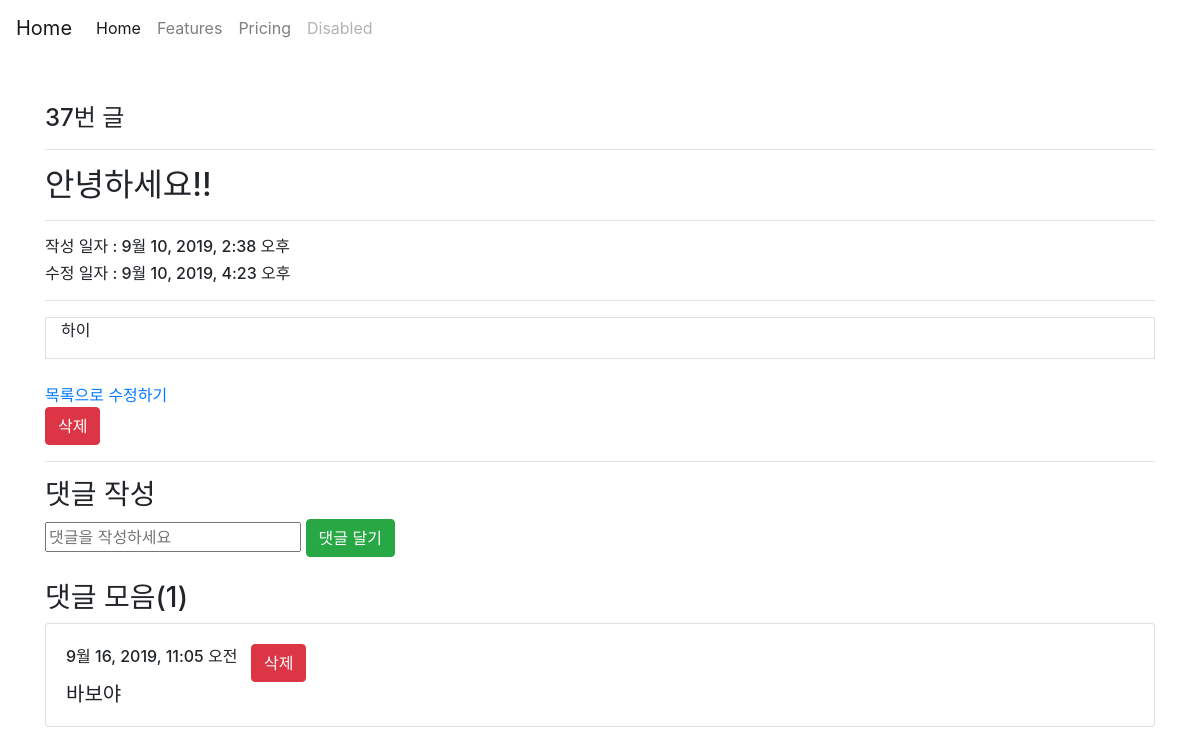
Page /articles/37/ on the earlier database version.
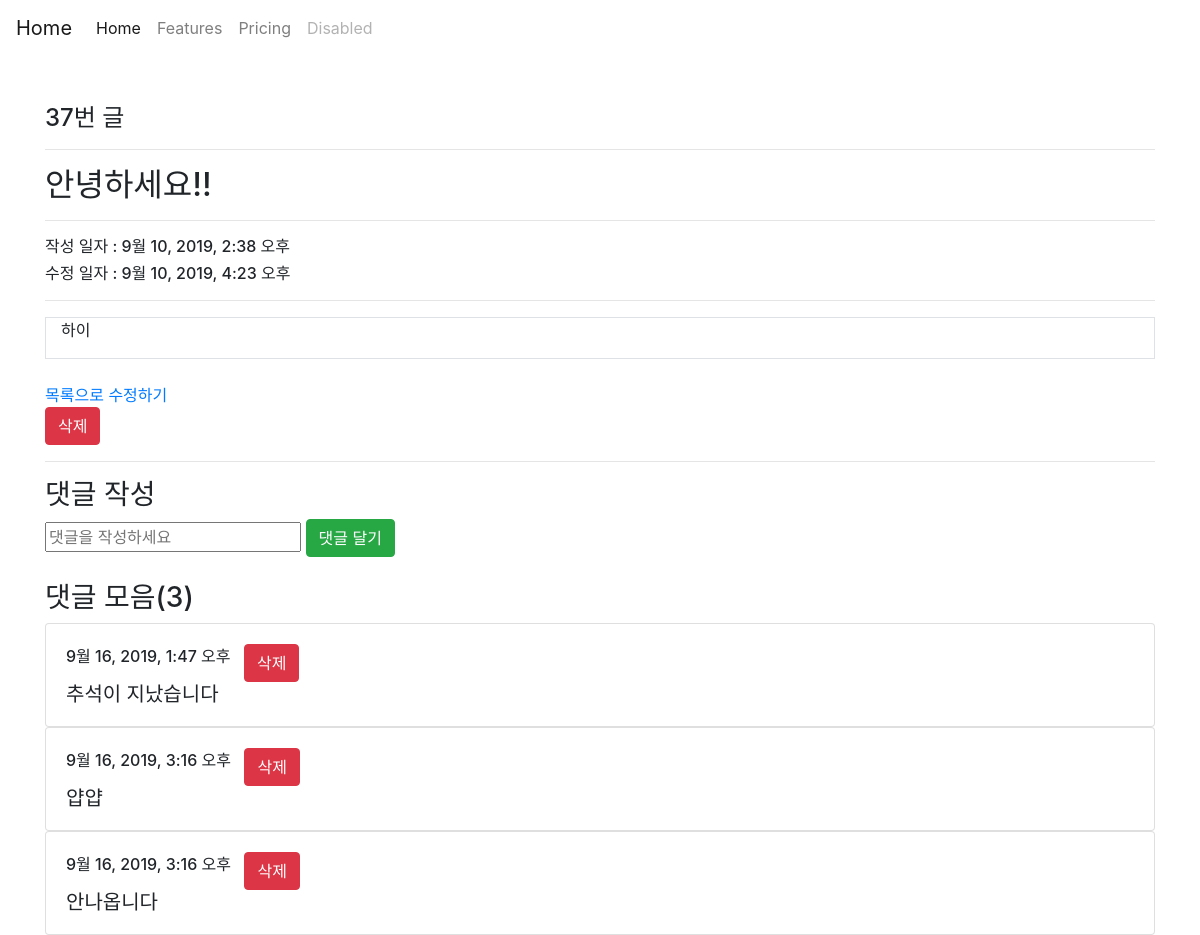
Same page on the later database version.
### articles/models.py (models this page shows, shortened)
class Article(models.Model):
    title = models.CharField(max_length=10)
    content = models.TextField()
    created_at = models.DateTimeField(auto_now_add=True)
    updated_at = models.DateTimeField(auto_now=True)

class Comment(models.Model):
    content = models.CharField(max_length=140)
    created_at = models.DateTimeField(auto_now_add=True)
    article = models.ForeignKey(Article, on_delete=models.CASCADE)

### articles/views.py (the view)
# urls.py: path('<int:article_pk>/', views.detail, name='detail'),
def detail(request, article_pk):
    article = Article.objects.get(pk=article_pk)
    comments = article.comment_set.all()
    context = {
        'article': article,
        'comments': comments,
        'count': comments.count(),
    }
    return render(request, 'articles/detail.html', context)

### articles/templates/articles/detail.html (shortened to what this page needs)
{% extends 'articles/base.html' %}
{% block body %}
<h4>{{ article.id }}번 글</h4>
<hr>
<h2>{{ article.title }}
</h2>
<hr>
<h6>작성 일자 : {{ article.created_at }}</h6>
<h6>수정 일자 : {{ article.updated_at }}</h6>
<hr>
<div class="container border border-muted">
  <p>{{ article.content }}</p>
</div>
<br>
<a href="{% url 'articles:index' %}">목록으로</a>
<a href="{% url 'articles:update' article.pk %}">수정하기</a>
<form action="{% url 'articles:delete' article.pk %}" method="POST"
  onclick="return confirm('Do you want to delete it?')">
  <input class="btn btn-danger" type="submit" value="삭제">
</form>
<hr>
<h3>댓글 작성</h3>
<form action="{% url 'articles:comment_create' article.pk %}" method="POST">
  <input type="text" name="comment" placeholder="댓글을 작성하세요">
  <input type="submit" value="댓글 달기" class="btn btn-success">
</form>
<br>
<h3>댓글 모음({{count}})</h3>
{% for comment in comments %}
<div class="card">
  <div class="card-body">
    <div class="form-inline">
    <h6 class="card-title">{{ comment.created_at }}</h6> &nbsp;&nbsp;&nbsp;
    <form action="{% url 'articles:comment_delete' article.pk comment.pk %}" method="POST">
      <input type="submit" value="삭제" class="btn btn-danger">
    </form>
    </div>
    <h5 class="card-text">{{ comment.content }}</h5>
  </div>
</div>
{% endfor %}
{% endblock %}

### articles/templates/articles/base.html (shortened to what this page needs)
<!DOCTYPE html>
<html lang="ko">
<head>
  <link rel="stylesheet" href="https://stackpath.bootstrapcdn.com/bootstrap/4.3.1/css/bootstrap.min.css"
>
</head>
<body>
  <nav class="navbar navbar-expand-lg navbar-light bg-muted">
    <a class="navbar-brand" href="/articles">Home</a>
    <div class="collapse navbar-collapse" id="navbarNav">
      <ul class="navbar-nav">
        <li class="nav-item active">
          <a class="nav-link" href="#">Home <span class="sr-only">(current)</span></a>
        </li>
        <li class="nav-item">
          <a class="nav-link" href="#">Features</a>
        </li>
        <li class="nav-item">
          <a class="nav-link" href="#">Pricing</a>
        </li>
        <li class="nav-item">
          <a class="nav-link disabled" href="#" tabindex="-1" aria-disabled="true">Disabled</a>
        </li>
      </ul>
    </div>
  </nav>
  <div class="container mt-5">
    {% block body %}
    {% endblock %}
  </div>
</body>
</html>

Differences in the rows shown:
removed Comment: created_at "9월 16, 2019, 11:05 오전", content "바보야"
added Comment: created_at "9월 16, 2019, 1:47 오후", content "추석이 지났습니다"
added Comment: created_at "9월 16, 2019, 3:16 오후", content "얍얍"
added Comment: created_at "9월 16, 2019, 3:16 오후", content "안나옵니다"
Other differences:
{{ count }}: "1" → "3"
